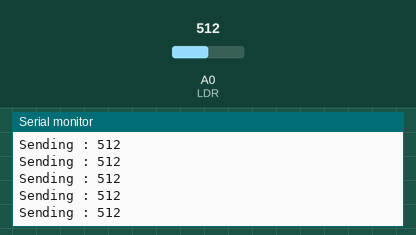
This sketch was run on a simulated ESP8266 (NodeMCU). Parts: the last lines printed to the serial monitor. Inputs (shaded band) come from the test bench; at power-on: A0 (LDR) = 512.

Above: at 1.2 s.
1.3 s: A0 (LDR) set to 716
At 1.31 s:
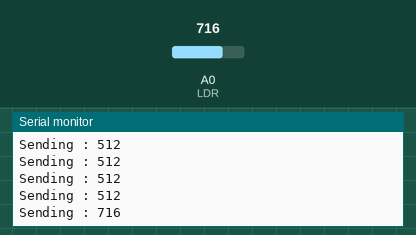
2.8 s: A0 (LDR) set to 900
At 2.81 s:
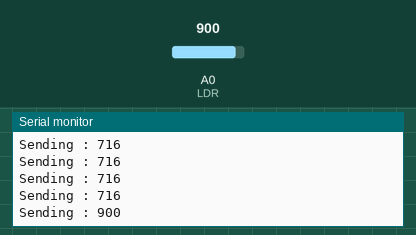
Timing chart, 0 to 5.8 s (numbered marks = the images above; inputs shaded):
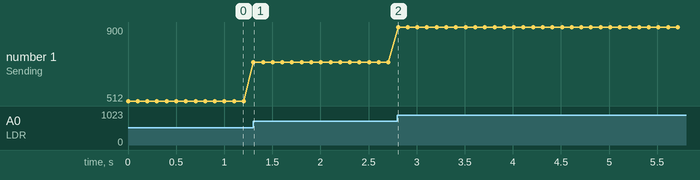

Measured:
- after the input at 1.3 s, the serial monitor: prints a new line at once (image 1)
- after the input at 2.8 s, the serial monitor: prints a new line at once (image 2)
- plotted number 1: 512 → 716 after the input at 1.3 s, 716 → 900 after the input at 2.8 s

The sketch:

send.ino
```cpp
#include <SoftwareSerial.h>

#define RX D5
#define TX D6
#define LDR A0

SoftwareSerial Serial2(RX, TX);

void setup() {
  // put your setup code here, to run once:
  pinMode(RX, INPUT);
  pinMode(TX, OUTPUT);
  pinMode(LDR, INPUT);
  Serial.begin(9600);
  Serial2.begin(19200);
  Serial.println("Hello, I'm sender!");
}

void loop() {
  // put your main code here, to run repeatedly:
  int data = analogRead(LDR);
  Serial.print("Sending : ");
  Serial.println(data);
  Serial2.print(data);
  Serial2.print('\n');
  delay(100);
}
```
